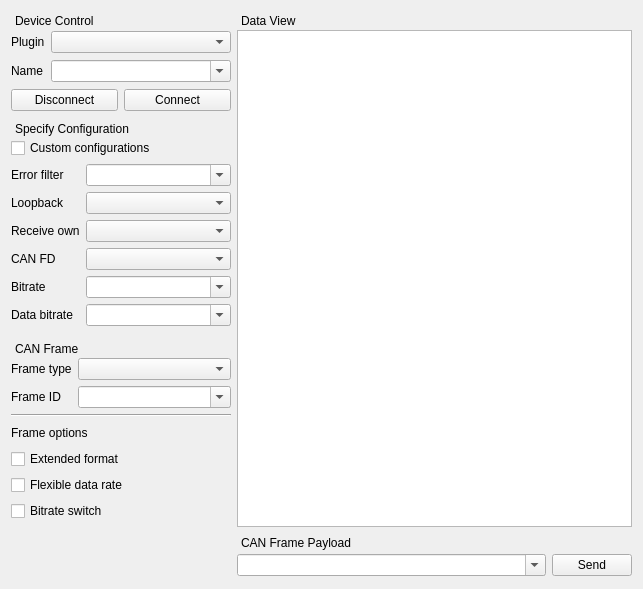
<?xml version="1.0" encoding="UTF-8"?>
<ui version="4.0">
 <class>xToolsCanBusStudioUi</class>
 <widget class="QWidget" name="xToolsCanBusStudioUi">
  <property name="geometry">
   <rect>
    <x>0</x>
    <y>0</y>
    <width>643</width>
    <height>579</height>
   </rect>
  </property>
  <property name="windowTitle">
   <string>CANBus Studio</string>
  </property>
  <layout class="QGridLayout" name="gridLayout_2">
   <item row="2" column="0">
    <widget class="QDockWidget" name="dockWidget_3">
     <property name="sizePolicy">
      <sizepolicy hsizetype="Fixed" vsizetype="Fixed">
       <horstretch>0</horstretch>
       <verstretch>0</verstretch>
      </sizepolicy>
     </property>
     <property name="minimumSize">
      <size>
       <width>143</width>
       <height>182</height>
      </size>
     </property>
     <property name="features">
      <set>QDockWidget::NoDockWidgetFeatures</set>
     </property>
     <property name="allowedAreas">
      <set>Qt::NoDockWidgetArea</set>
     </property>
     <property name="windowTitle">
      <string>CAN Frame</string>
     </property>
     <widget class="QWidget" name="dockWidgetContents_3">
      <layout class="QGridLayout" name="gridLayout">
       <property name="leftMargin">
        <number>0</number>
       </property>
       <property name="topMargin">
        <number>0</number>
       </property>
       <property name="rightMargin">
        <number>0</number>
       </property>
       <property name="bottomMargin">
        <number>0</number>
       </property>
       <item row="4" column="0" colspan="2">
        <widget class="QCheckBox" name="extendedFormatCheckBox">
         <property name="text">
          <string>Extended format</string>
         </property>
        </widget>
       </item>
       <item row="5" column="0" colspan="2">
        <widget class="QCheckBox" name="flexibleDataRateCheckBox">
         <property name="text">
          <string>Flexible data rate</string>
         </property>
        </widget>
       </item>
       <item row="1" column="0">
        <widget class="QLabel" name="label">
         <property name="text">
          <string>Frame ID</string>
         </property>
        </widget>
       </item>
       <item row="1" column="1">
        <widget class="QComboBox" name="frameIdComboBox">
         <property name="editable">
          <bool>true</bool>
         </property>
        </widget>
       </item>
       <item row="0" column="0">
        <widget class="QLabel" name="label_9">
         <property name="sizePolicy">
          <sizepolicy hsizetype="Fixed" vsizetype="Preferred">
           <horstretch>0</horstretch>
           <verstretch>0</verstretch>
          </sizepolicy>
         </property>
         <property name="text">
          <string>Frame type</string>
         </property>
        </widget>
       </item>
       <item row="0" column="1">
        <widget class="QComboBox" name="frameTypeComboBox"/>
       </item>
       <item row="3" column="0" colspan="2">
        <widget class="QLabel" name="label_12">
         <property name="text">
          <string>Frame options</string>
         </property>
        </widget>
       </item>
       <item row="6" column="0" colspan="2">
        <widget class="QCheckBox" name="bitrateSwitchCheckBox">
         <property name="sizePolicy">
          <sizepolicy hsizetype="Minimum" vsizetype="Fixed">
           <horstretch>0</horstretch>
           <verstretch>0</verstretch>
          </sizepolicy>
         </property>
         <property name="text">
          <string>Bitrate switch</string>
         </property>
        </widget>
       </item>
       <item row="2" column="0" colspan="2">
        <widget class="Line" name="line">
         <property name="orientation">
          <enum>Qt::Horizontal</enum>
         </property>
        </widget>
       </item>
      </layout>
     </widget>
    </widget>
   </item>
   <item row="0" column="0">
    <widget class="QDockWidget" name="dockWidget_5">
     <property name="sizePolicy">
      <sizepolicy hsizetype="Fixed" vsizetype="Fixed">
       <horstretch>0</horstretch>
       <verstretch>0</verstretch>
      </sizepolicy>
     </property>
     <property name="minimumSize">
      <size>
       <width>220</width>
       <height>102</height>
      </size>
     </property>
     <property name="features">
      <set>QDockWidget::NoDockWidgetFeatures</set>
     </property>
     <property name="allowedAreas">
      <set>Qt::NoDockWidgetArea</set>
     </property>
     <property name="windowTitle">
      <string>Device Control</string>
     </property>
     <widget class="QWidget" name="dockWidgetContents_5">
      <layout class="QGridLayout" name="gridLayout_3">
       <property name="leftMargin">
        <number>0</number>
       </property>
       <property name="topMargin">
        <number>0</number>
       </property>
       <property name="rightMargin">
        <number>0</number>
       </property>
       <property name="bottomMargin">
        <number>0</number>
       </property>
       <item row="4" column="0" colspan="2">
        <layout class="QHBoxLayout" name="horizontalLayout">
         <item>
          <widget class="QPushButton" name="disconnectPushButton">
           <property name="text">
            <string>Disconnect</string>
           </property>
          </widget>
         </item>
         <item>
          <widget class="QPushButton" name="connectPushButton">
           <property name="text">
            <string>Connect</string>
           </property>
          </widget>
         </item>
        </layout>
       </item>
       <item row="0" column="0">
        <widget class="QLabel" name="label_11">
         <property name="font">
          <font>
           <italic>false</italic>
          </font>
         </property>
         <property name="text">
          <string>Plugin</string>
         </property>
        </widget>
       </item>
       <item row="0" column="1">
        <widget class="QComboBox" name="pluginComboBox">
         <property name="sizePolicy">
          <sizepolicy hsizetype="Expanding" vsizetype="Fixed">
           <horstretch>0</horstretch>
           <verstretch>0</verstretch>
          </sizepolicy>
         </property>
         <property name="minimumSize">
          <size>
           <width>0</width>
           <height>0</height>
          </size>
         </property>
        </widget>
       </item>
       <item row="2" column="0">
        <widget class="QLabel" name="label_6">
         <property name="sizePolicy">
          <sizepolicy hsizetype="Preferred" vsizetype="Preferred">
           <horstretch>0</horstretch>
           <verstretch>0</verstretch>
          </sizepolicy>
         </property>
         <property name="text">
          <string>Name</string>
         </property>
        </widget>
       </item>
       <item row="2" column="1">
        <widget class="QComboBox" name="interfaceNameComboBox">
         <property name="editable">
          <bool>true</bool>
         </property>
        </widget>
       </item>
      </layout>
     </widget>
    </widget>
   </item>
   <item row="0" column="1" rowspan="4">
    <widget class="QDockWidget" name="dockWidget">
     <property name="sizePolicy">
      <sizepolicy hsizetype="Expanding" vsizetype="Expanding">
       <horstretch>0</horstretch>
       <verstretch>0</verstretch>
      </sizepolicy>
     </property>
     <property name="features">
      <set>QDockWidget::NoDockWidgetFeatures</set>
     </property>
     <property name="allowedAreas">
      <set>Qt::NoDockWidgetArea</set>
     </property>
     <property name="windowTitle">
      <string>Data View</string>
     </property>
     <widget class="QWidget" name="dockWidgetContents">
      <layout class="QGridLayout" name="gridLayout_6">
       <property name="leftMargin">
        <number>0</number>
       </property>
       <property name="topMargin">
        <number>0</number>
       </property>
       <property name="rightMargin">
        <number>0</number>
       </property>
       <property name="bottomMargin">
        <number>0</number>
       </property>
       <item row="0" column="0" rowspan="3">
        <widget class="QTextBrowser" name="textBrowser"/>
       </item>
      </layout>
     </widget>
    </widget>
   </item>
   <item row="1" column="0">
    <widget class="QDockWidget" name="dockWidget_4">
     <property name="sizePolicy">
      <sizepolicy hsizetype="Fixed" vsizetype="Fixed">
       <horstretch>0</horstretch>
       <verstretch>0</verstretch>
      </sizepolicy>
     </property>
     <property name="minimumSize">
      <size>
       <width>156</width>
       <height>214</height>
      </size>
     </property>
     <property name="features">
      <set>QDockWidget::NoDockWidgetFeatures</set>
     </property>
     <property name="allowedAreas">
      <set>Qt::NoDockWidgetArea</set>
     </property>
     <property name="windowTitle">
      <string>Specify Configuration</string>
     </property>
     <widget class="QWidget" name="dockWidgetContents_4">
      <layout class="QGridLayout" name="gridLayout_4">
       <property name="leftMargin">
        <number>0</number>
       </property>
       <property name="topMargin">
        <number>0</number>
       </property>
       <property name="rightMargin">
        <number>0</number>
       </property>
       <property name="bottomMargin">
        <number>0</number>
       </property>
       <item row="4" column="1">
        <widget class="QComboBox" name="receivOwnComboBox"/>
       </item>
       <item row="2" column="0">
        <widget class="QLabel" name="label_3">
         <property name="sizePolicy">
          <sizepolicy hsizetype="Fixed" vsizetype="Preferred">
           <horstretch>0</horstretch>
           <verstretch>0</verstretch>
          </sizepolicy>
         </property>
         <property name="text">
          <string>Error filter</string>
         </property>
        </widget>
       </item>
       <item row="3" column="1">
        <widget class="QComboBox" name="loopbackComboBox"/>
       </item>
       <item row="1" column="0" colspan="2">
        <widget class="QCheckBox" name="customConfigurationCheckBox">
         <property name="text">
          <string>Custom configurations</string>
         </property>
        </widget>
       </item>
       <item row="5" column="0">
        <widget class="QLabel" name="label_8">
         <property name="sizePolicy">
          <sizepolicy hsizetype="Fixed" vsizetype="Preferred">
           <horstretch>0</horstretch>
           <verstretch>0</verstretch>
          </sizepolicy>
         </property>
         <property name="text">
          <string>CAN FD</string>
         </property>
        </widget>
       </item>
       <item row="6" column="1">
        <widget class="QComboBox" name="bitrateComboBox">
         <property name="editable">
          <bool>true</bool>
         </property>
        </widget>
       </item>
       <item row="7" column="1">
        <widget class="QComboBox" name="dataBitrateComboBox">
         <property name="editable">
          <bool>true</bool>
         </property>
        </widget>
       </item>
       <item row="3" column="0">
        <widget class="QLabel" name="label_4">
         <property name="sizePolicy">
          <sizepolicy hsizetype="Fixed" vsizetype="Preferred">
           <horstretch>0</horstretch>
           <verstretch>0</verstretch>
          </sizepolicy>
         </property>
         <property name="text">
          <string>Loopback</string>
         </property>
        </widget>
       </item>
       <item row="7" column="0">
        <widget class="QLabel" name="label_10">
         <property name="sizePolicy">
          <sizepolicy hsizetype="Fixed" vsizetype="Preferred">
           <horstretch>0</horstretch>
           <verstretch>0</verstretch>
          </sizepolicy>
         </property>
         <property name="text">
          <string>Data bitrate</string>
         </property>
        </widget>
       </item>
       <item row="5" column="1">
        <widget class="QComboBox" name="canFdComboBox"/>
       </item>
       <item row="2" column="1">
        <widget class="QComboBox" name="errorFilterComboBox">
         <property name="editable">
          <bool>true</bool>
         </property>
        </widget>
       </item>
       <item row="6" column="0">
        <widget class="QLabel" name="label_7">
         <property name="sizePolicy">
          <sizepolicy hsizetype="Fixed" vsizetype="Preferred">
           <horstretch>0</horstretch>
           <verstretch>0</verstretch>
          </sizepolicy>
         </property>
         <property name="text">
          <string>Bitrate</string>
         </property>
        </widget>
       </item>
       <item row="4" column="0">
        <widget class="QLabel" name="label_5">
         <property name="sizePolicy">
          <sizepolicy hsizetype="Fixed" vsizetype="Preferred">
           <horstretch>0</horstretch>
           <verstretch>0</verstretch>
          </sizepolicy>
         </property>
         <property name="text">
          <string>Receive own</string>
         </property>
        </widget>
       </item>
      </layout>
     </widget>
    </widget>
   </item>
   <item row="4" column="1">
    <widget class="QDockWidget" name="dockWidget_2">
     <property name="sizePolicy">
      <sizepolicy hsizetype="Expanding" vsizetype="Fixed">
       <horstretch>0</horstretch>
       <verstretch>0</verstretch>
      </sizepolicy>
     </property>
     <property name="minimumSize">
      <size>
       <width>198</width>
       <height>45</height>
      </size>
     </property>
     <property name="features">
      <set>QDockWidget::NoDockWidgetFeatures</set>
     </property>
     <property name="allowedAreas">
      <set>Qt::NoDockWidgetArea</set>
     </property>
     <property name="windowTitle">
      <string>CAN Frame Payload</string>
     </property>
     <widget class="QWidget" name="dockWidgetContents_2">
      <layout class="QHBoxLayout" name="horizontalLayout_11">
       <property name="leftMargin">
        <number>0</number>
       </property>
       <property name="topMargin">
        <number>0</number>
       </property>
       <property name="rightMargin">
        <number>0</number>
       </property>
       <property name="bottomMargin">
        <number>0</number>
       </property>
       <item>
        <widget class="QComboBox" name="payloadComboBox">
         <property name="sizePolicy">
          <sizepolicy hsizetype="Expanding" vsizetype="Fixed">
           <horstretch>0</horstretch>
           <verstretch>0</verstretch>
          </sizepolicy>
         </property>
         <property name="editable">
          <bool>true</bool>
         </property>
        </widget>
       </item>
       <item>
        <widget class="QPushButton" name="sendPushButton">
         <property name="sizePolicy">
          <sizepolicy hsizetype="Fixed" vsizetype="Fixed">
           <horstretch>0</horstretch>
           <verstretch>0</verstretch>
          </sizepolicy>
         </property>
         <property name="text">
          <string>Send</string>
         </property>
        </widget>
       </item>
      </layout>
     </widget>
    </widget>
   </item>
  </layout>
 </widget>
 <resources/>
 <connections/>
</ui>
